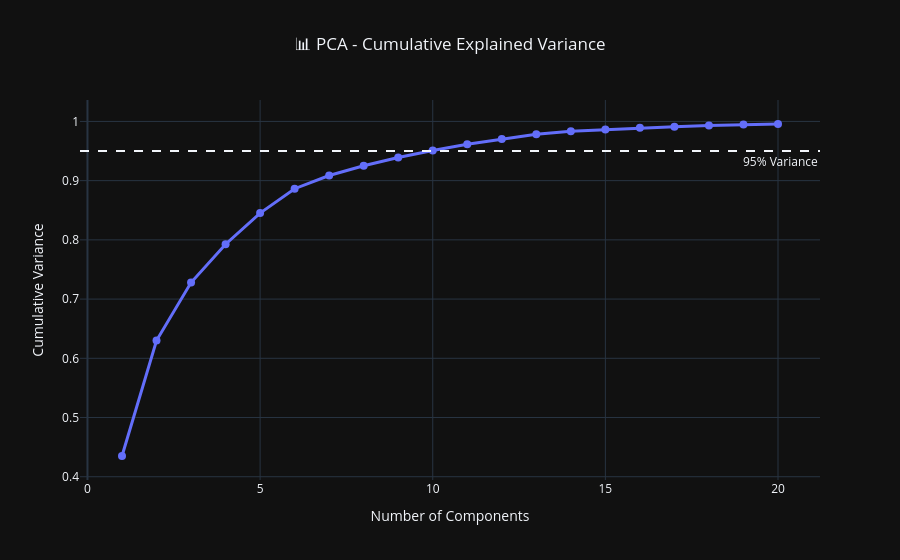

The cell this chart's notebook holds for it:
### Code cell
import numpy as np
import plotly.graph_objects as go


cum_sum = np.cumsum(pca.explained_variance_ratio_)


fig = go.Figure()

fig.add_trace(go.Scatter(
    x=list(range(1, len(cum_sum)+1)),
    y=cum_sum,
    mode='lines+markers',
    name='Cumulative Variance',
    line=dict(width=3),
    marker=dict(size=8)
))

# add threshold line (important insight)
fig.add_hline(y=0.95, line_dash="dash", 
              annotation_text="95% Variance", 
              annotation_position="bottom right")

# layout customization
fig.update_layout(
    title="📊 PCA - Cumulative Explained Variance",
    xaxis_title="Number of Components",
    yaxis_title="Cumulative Variance",
    template="plotly_dark",   # 🔥 modern look
    title_x=0.5,
    hovermode="x unified"
)

fig.show()

### Figure 1 — Plotly figure (JSON) as saved in the notebook; plotly's stock layout.template omitted (floating-point values rounded to 4 significant figures)
{"data": [{"line": {"width": 3}, "marker": {"size": 8}, "mode": "lines+markers", "name": "Cumulative Variance", "type": "scatter", "x": [1, 2, 3, 4, 5, 6, 7, 8, 9, 10, 11, 12, 13, 14, 15, 16, 17, 18, 19, 20], "y": [0.435, 0.63, 0.7278, 0.7927, 0.8452, 0.8864, 0.9087, 0.9252, 0.939, 0.9511, 0.9616, 0.9705, 0.9782, 0.9835, 0.9864, 0.9891, 0.9912, 0.993, 0.9946, 0.9957]}], "layout": {"annotations": [{"showarrow": false, "text": "95% Variance", "x": 1, "xanchor": "right", "xref": "x domain", "y": 0.95, "yanchor": "top", "yref": "y"}], "hovermode": "x unified", "shapes": [{"line": {"dash": "dash"}, "type": "line", "x0": 0, "x1": 1, "xref": "x domain", "y0": 0.95, "y1": 0.95, "yref": "y"}], "title": {"text": "📊 PCA - Cumulative Explained Variance", "x": 0.5}, "xaxis": {"title": {"text": "Number of Components"}}, "yaxis": {"title": {"text": "Cumulative Variance"}}}}
